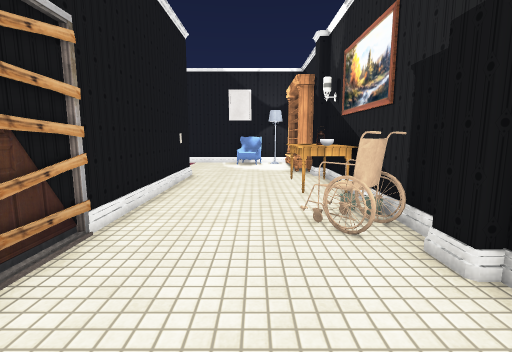
view 1 (above)

16 first-person views from a walk through a scene from a Unity 3-D project. The camera is 1.4 m above the floor, tilts 8° down and sees 85° across. The floor is counted in squares, 1 m on a side. Each view is taken from the middle of a square. On the plan, view 1 faces up. The plan holds only what a view shows up to about 14 squares ahead; the rest is blank. The place goes on beyond the plan. The player is left out. Some animated figures are left out. Some surface patterns are stand-ins.

view 2
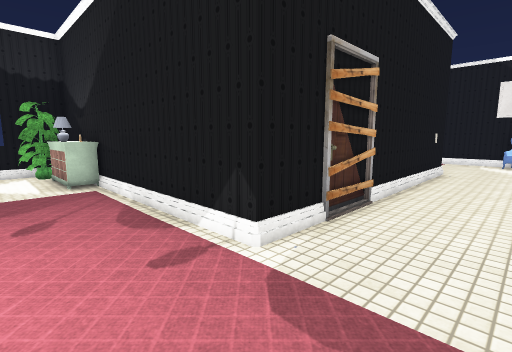

view 3
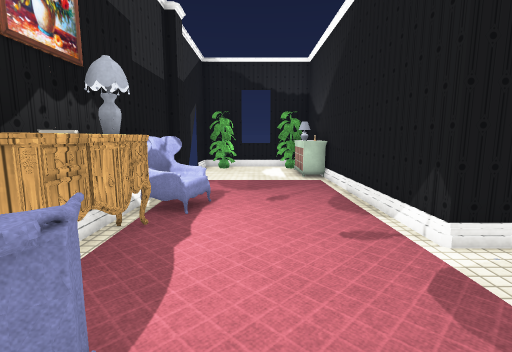

view 4
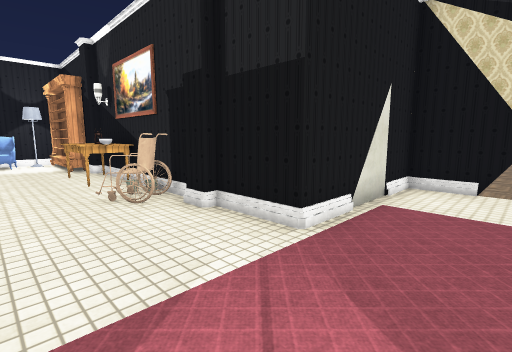

view 5
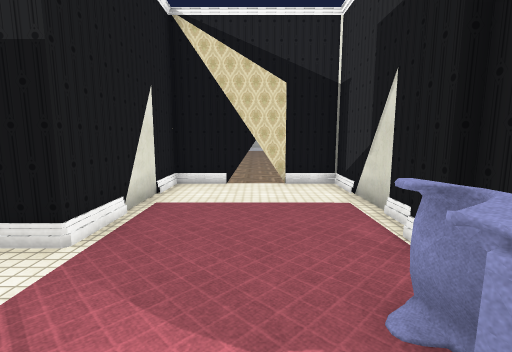

view 6
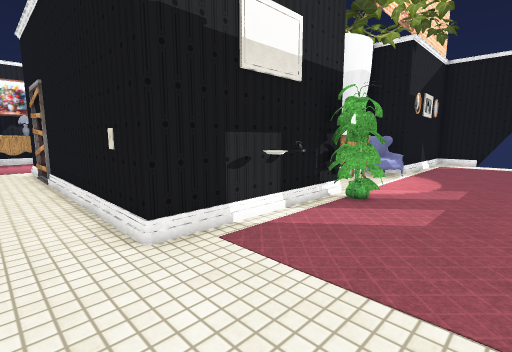

view 7
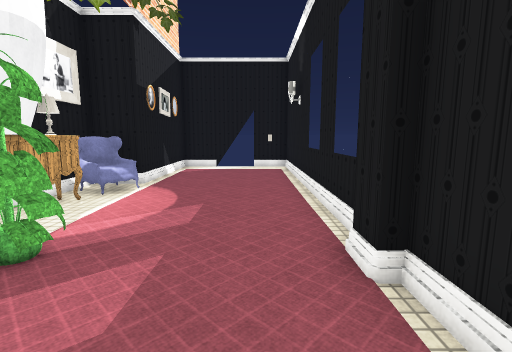

view 8
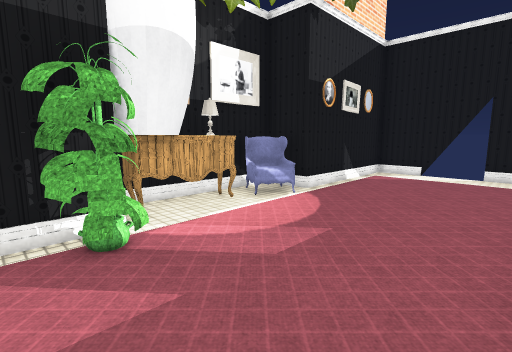

view 9
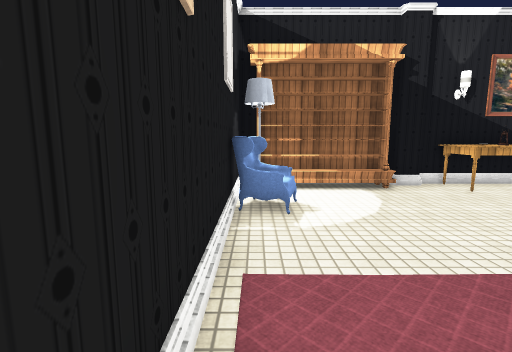

view 10
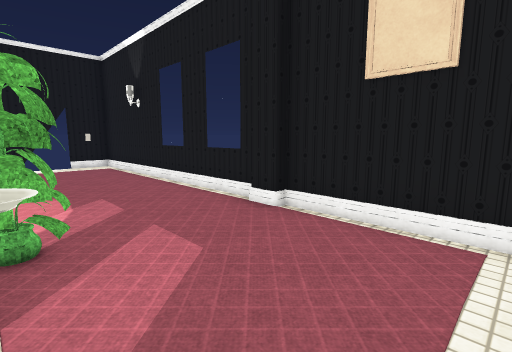

view 11
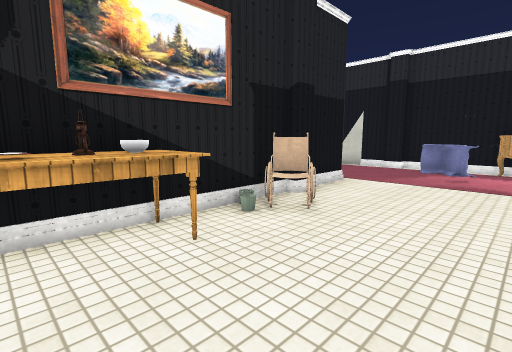

view 12
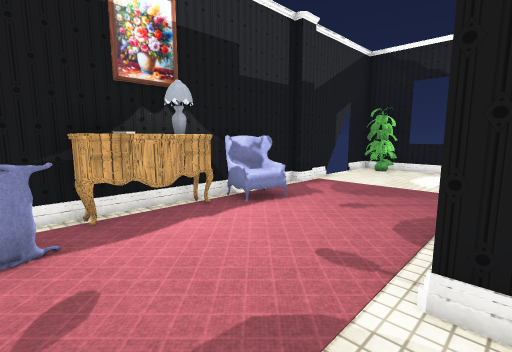

view 13
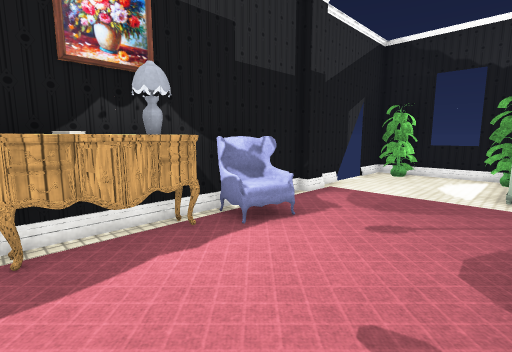

view 14
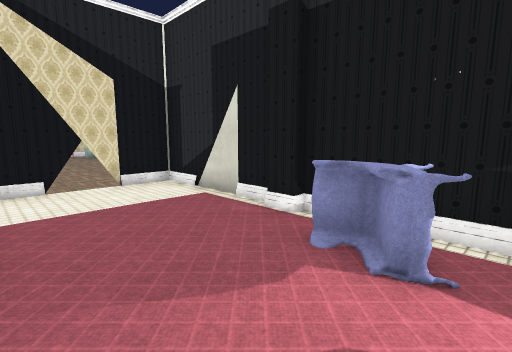

view 15
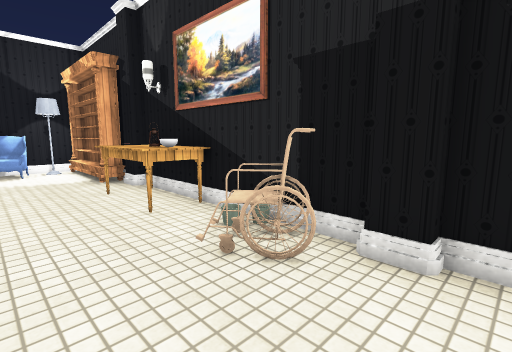

view 16
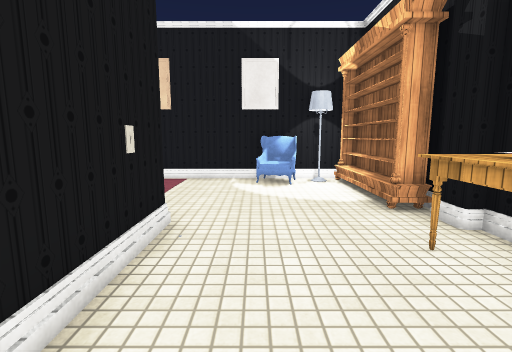

### Floor plan
Points are (right, up) in squares from view 1. A wall is a line through its corners. A room is listed if a view was taken in it or the views show most of it. See-through windows are left out.
Room 1 (views 1, 2, 3, 4, 5, 6, 7, 8, 9, 10, 11, 12, 13, 14, 15, 16)
walls: (1.3, 3.9) (0.9, 4.8); (1.5, 4) (0.9, 4.4); (1.7, 4.2) (2.1, 4.6); (1.8, 4.2) (1.2, 3.8); (1.5, 3.6) (1.4, 4.3); (1.6, 3.7) (1, 4.6); (1.6, 3.7) (1.3, 4.3); (1.7, 3.8) (0.9, 4.1); (1.7, 3.8) (1, 4.1); (1.6, 3.6) (0.7, 4.8); (2.1, 4.4) (1.2, 3.8); (2.3, 4.2) (1.5, 5.2); (2.5, 4.4) (2.5, 10.2); (2.5, 11.2) (2.5, 12.4); (-7.6, 10.5) (-2.5, 10.5) (-2.5, 0.5) (-12.5, 0.5) (-12.5, -4.5) (-10.9, -4.5); (-8.8, 0.5) (-8.8, -0.3) (-9.4, -0.3); (2.5, 14.9) (2.5, 15.5); (1.9, 15.5) (-6.8, 15.5); (-7.6, 15.5) (-17.5, 15.5) (-17.5, 13.9); (-10, -4.5) (7.5, -4.5) (7.5, 0.5) (2.5, 0.5) (2.5, 2.5); (-17.5, 13.1) (-17.5, 10.5) (-12.5, 10.5) (-12.5, 9) (-8.5, 9)
low walls: (1.2, 3.8) (1.2, 4.4) (0.8, 4.8); (1.9, 4.4) (1.6, 5.1); (1.7, 3.7) (1, 4.3); (2.4, 4.4) (1.8, 4.7)
objects: other object (-12, -4) to (-12, -3); armchair (-12, 10) to (-11, 11); other object (-11, 0); lamp (-10, 0); lamp (-10, 10); cupboard (-9, 10); pillar (-8, -4); pillar (-7, 15); armchair (-5, -4) to (-4, -3); other object (-5, 11); lamp (-3, -4); other object (-2, -4); cupboard (-1, -4); armchair (-1, 14) to (0, 15); armchair (0, -4) to (1, -3); other object (1, 7) to (2, 9); lamp (1, 15); pillar (2, -4); pillar (2, 3); other object (2, 7); other object (2, 8); pillar (2, 11); bookshelf (2, 12) to (2, 15)

Where each view was taken, in squares from view 1:
view 1: 0 up, 0 right, facing up
view 2: 2 down, 0 right, facing up-left
view 3: 2 down, 1 right, facing left
view 4: 2 down, 1 left, facing up-right
view 5: 2 down, 1 left, facing right
view 6: 14 up, 1 left, facing down-left
view 7: 14 up, 4 left, facing left
view 8: 15 up, 6 left, facing down-left
view 9: 15 up, 6 left, facing right
view 10: 11 up, 3 left, facing up-left
view 11: 9 up, 2 left, facing down-right
view 12: 1 up, 0 right, facing down-left
view 13: 0 up, 1 left, facing down-left
view 14: 0 up, 1 left, facing down-right
view 15: 2 up, 1 left, facing up-right
view 16: 6 up, 1 left, facing up
